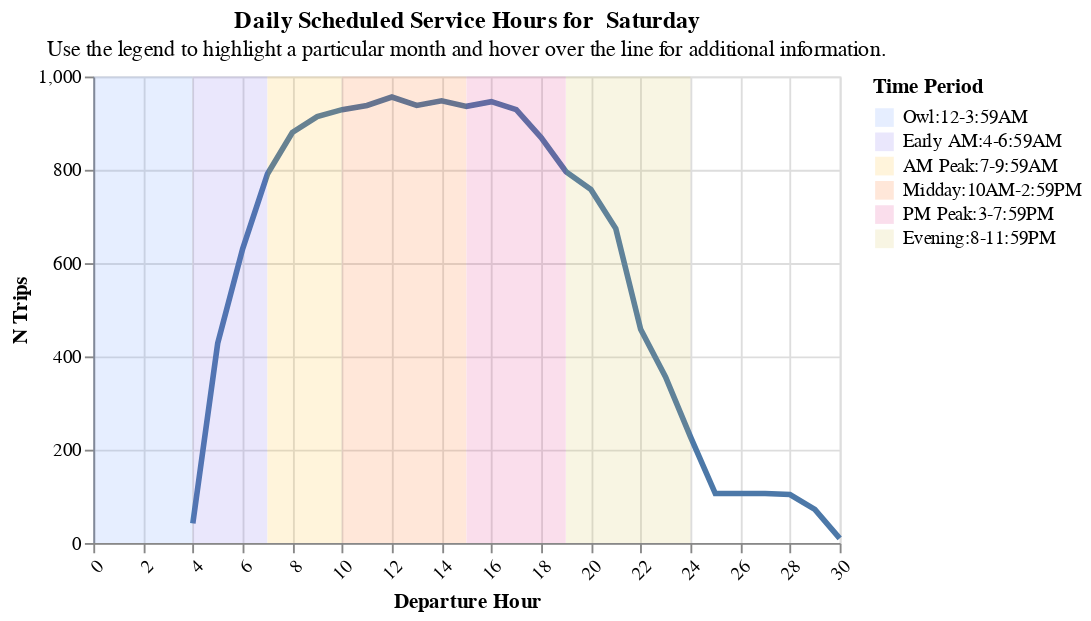

Notebook source saved alongside this figure:
### Code cell
create_hourly_summary(sf_only, "Saturday")

### Figure 1 — Vega-Lite specification as saved in the notebook (floating-point values rounded to 4 significant figures)
{"config": {"view": {"continuousWidth": 300, "continuousHeight": 300}}, "layer": [{"data": {"name": "data-ad1b53fd0b7fb0718e06d47c86dceb67"}, "mark": {"type": "line", "size": 3}, "encoding": {"x": {"axis": {"labelAngle": -45}, "field": "Departure Hour", "title": "Departure Hour", "type": "quantitative"}, "y": {"field": "N Trips", "title": "N Trips", "type": "quantitative"}}, "name": "view_3", "transform": [{"filter": {"param": "param_3"}}]}, {"data": {"name": "data-ed3e58c91c1826c4bca955698f66e78a"}, "mark": {"type": "rect", "opacity": 0.15}, "encoding": {"color": {"field": "Time Period", "scale": {"range": ["#5b8efd", "#765fec", "#fcb40e", "#fc5c04", "#dd217d", "#ccbb44", "#c5c5c4"]}, "sort": ["Owl:12-3:59AM", "Early AM:4-6:59AM", "AM Peak:7-9:59AM", "Midday:10AM-2:59PM", "PM Peak:3-7:59PM", "Evening:8-11:59PM"], "type": "nominal"}, "x": {"field": "start", "type": "quantitative"}, "x2": {"field": "stop"}, "y": {"value": 0}, "y2": {"value": 250}}}], "height": 250, "params": [{"name": "param_3", "select": {"type": "point", "fields": ["Date"]}, "bind": {"input": "select", "options": ["2025-08-01", "2025-09-01", "2025-10-01"], "name": "Dates: "}, "value": "2025-08-01", "views": ["view_3"]}], "resolve": {"scale": {"color": "independent"}}, "title": {"text": ["Daily Scheduled Service Hours for  Saturday"], "subtitle": ["Use the legend to highlight a particular month and hover over the line for additional information."]}, "width": 400, "$schema": "https://vega.github.io/schema/vega-lite/v5.20.1.json", "datasets": {"data-ad1b53fd0b7fb0718e06d47c86dceb67": [{"Analysis Name": "City and County of San Francisco", "Date": "2025-08-01", "Day Type": "Saturday", "Departure Hour": 4, "N Trips": 42}, {"Analysis Name": "City and County of San Francisco", "Date": "2025-08-01", "Day Type": "Saturday", "Departure Hour": 5, "N Trips": 428}, {"Analysis Name": "City and County of San Francisco", "Date": "2025-08-01", "Day Type": "Saturday", "Departure Hour": 6, "N Trips": 630}, {"Analysis Name": "City and County of San Francisco", "Date": "2025-08-01", "Day Type": "Saturday", "Departure Hour": 7, "N Trips": 791}, {"Analysis Name": "City and County of San Francisco", "Date": "2025-08-01", "Day Type": "Saturday", "Departure Hour": 8, "N Trips": 880}, {"Analysis Name": "City and County of San Francisco", "Date": "2025-08-01", "Day Type": "Saturday", "Departure Hour": 9, "N Trips": 914}, {"Analysis Name": "City and County of San Francisco", "Date": "2025-08-01", "Day Type": "Saturday", "Departure Hour": 10, "N Trips": 929}, {"Analysis Name": "City and County of San Francisco", "Date": "2025-08-01", "Day Type": "Saturday", "Departure Hour": 11, "N Trips": 938}, {"Analysis Name": "City and County of San Francisco", "Date": "2025-08-01", "Day Type": "Saturday", "Departure Hour": 12, "N Trips": 956}, {"Analysis Name": "City and County of San Francisco", "Date": "2025-08-01", "Day Type": "Saturday", "Departure Hour": 13, "N Trips": 938}, {"Analysis Name": "City and County of San Francisco", "Date": "2025-08-01", "Day Type": "Saturday", "Departure Hour": 14, "N Trips": 948}, {"Analysis Name": "City and County of San Francisco", "Date": "2025-08-01", "Day Type": "Saturday", "Departure Hour": 15, "N Trips": 936}, {"Analysis Name": "City and County of San Francisco", "Date": "2025-08-01", "Day Type": "Saturday", "Departure Hour": 16, "N Trips": 946}, {"Analysis Name": "City and County of San Francisco", "Date": "2025-08-01", "Day Type": "Saturday", "Departure Hour": 17, "N Trips": 929}, {"Analysis Name": "City and County of San Francisco", "Date": "2025-08-01", "Day Type": "Saturday", "Departure Hour": 18, "N Trips": 869}, {"Analysis Name": "City and County of San Francisco", "Date": "2025-08-01", "Day Type": "Saturday", "Departure Hour": 19, "N Trips": 796}, {"Analysis Name": "City and County of San Francisco", "Date": "2025-08-01", "Day Type": "Saturday", "Departure Hour": 20, "N Trips": 758}, {"Analysis Name": "City and County of San Francisco", "Date": "2025-08-01", "Day Type": "Saturday", "Departure Hour": 21, "N Trips": 674}, {"Analysis Name": "City and County of San Francisco", "Date": "2025-08-01", "Day Type": "Saturday", "Departure Hour": 22, "N Trips": 458}, {"Analysis Name": "City and County of San Francisco", "Date": "2025-08-01", "Day Type": "Saturday", "Departure Hour": 23, "N Trips": 356}, {"Analysis Name": "City and County of San Francisco", "Date": "2025-08-01", "Day Type": "Saturday", "Departure Hour": 24, "N Trips": 228}, {"Analysis Name": "City and County of San Francisco", "Date": "2025-08-01", "Day Type": "Saturday", "Departure Hour": 25, "N Trips": 106}, {"Analysis Name": "City and County of San Francisco", "Date": "2025-08-01", "Day Type": "Saturday", "Departure Hour": 26, "N Trips": 106}, {"Analysis Name": "City and County of San Francisco", "Date": "2025-08-01", "Day Type": "Saturday", "Departure Hour": 27, "N Trips": 106}, {"Analysis Name": "City and County of San Francisco", "Date": "2025-08-01", "Day Type": "Saturday", "Departure Hour": 28, "N Trips": 104}, {"Analysis Name": "City and County of San Francisco", "Date": "2025-08-01", "Day Type": "Saturday", "Departure Hour": 29, "N Trips": 72}, {"Analysis Name": "City and County of San Francisco", "Date": "2025-08-01", "Day Type": "Saturday", "Departure Hour": 30, "N Trips": 10}, {"Analysis Name": "City and County of San Francisco", "Date": "2025-09-01", "Day Type": "Saturday", "Departure Hour": 4, "N Trips": 21}, {"Analysis Name": "City and County of San Francisco", "Date": "2025-09-01", "Day Type": "Saturday", "Departure Hour": 5, "N Trips": 214}, {"Analysis Name": "City and County of San Francisco", "Date": "2025-09-01", "Day Type": "Saturday", "Departure Hour": 6, "N Trips": 315}, {"Analysis Name": "City and County of San Francisco", "Date": "2025-09-01", "Day Type": "Saturday", "Departure Hour": 7, "N Trips": 396}, {"Analysis Name": "City and County of San Francisco", "Date": "2025-09-01", "Day Type": "Saturday", "Departure Hour": 8, "N Trips": 440}, {"Analysis Name": "City and County of San Francisco", "Date": "2025-09-01", "Day Type": "Saturday", "Departure Hour": 9, "N Trips": 464}, {"Analysis Name": "City and County of San Francisco", "Date": "2025-09-01", "Day Type": "Saturday", "Departure Hour": 10, "N Trips": 472}, {"Analysis Name": "City and County of San Francisco", "Date": "2025-09-01", "Day Type": "Saturday", "Departure Hour": 11, "N Trips": 477}, {"Analysis Name": "City and County of San Francisco", "Date": "2025-09-01", "Day Type": "Saturday", "Departure Hour": 12, "N Trips": 486}, {"Analysis Name": "City and County of San Francisco", "Date": "2025-09-01", "Day Type": "Saturday", "Departure Hour": 13, "N Trips": 477}, {"Analysis Name": "City and County of San Francisco", "Date": "2025-09-01", "Day Type": "Saturday", "Departure Hour": 14, "N Trips": 482}, {"Analysis Name": "City and County of San Francisco", "Date": "2025-09-01", "Day Type": "Saturday", "Departure Hour": 15, "N Trips": 476}, {"Analysis Name": "City and County of San Francisco", "Date": "2025-09-01", "Day Type": "Saturday", "Departure Hour": 16, "N Trips": 481}, {"Analysis Name": "City and County of San Francisco", "Date": "2025-09-01", "Day Type": "Saturday", "Departure Hour": 17, "N Trips": 473}, {"Analysis Name": "City and County of San Francisco", "Date": "2025-09-01", "Day Type": "Saturday", "Departure Hour": 18, "N Trips": 434}, {"Analysis Name": "City and County of San Francisco", "Date": "2025-09-01", "Day Type": "Saturday", "Departure Hour": 19, "N Trips": 398}, {"Analysis Name": "City and County of San Francisco", "Date": "2025-09-01", "Day Type": "Saturday", "Departure Hour": 20, "N Trips": 379}, {"Analysis Name": "City and County of San Francisco", "Date": "2025-09-01", "Day Type": "Saturday", "Departure Hour": 21, "N Trips": 337}, {"Analysis Name": "City and County of San Francisco", "Date": "2025-09-01", "Day Type": "Saturday", "Departure Hour": 22, "N Trips": 229}, {"Analysis Name": "City and County of San Francisco", "Date": "2025-09-01", "Day Type": "Saturday", "Departure Hour": 23, "N Trips": 178}, {"Analysis Name": "City and County of San Francisco", "Date": "2025-09-01", "Day Type": "Saturday", "Departure Hour": 24, "N Trips": 114}, {"Analysis Name": "City and County of San Francisco", "Date": "2025-09-01", "Day Type": "Saturday", "Departure Hour": 25, "N Trips": 53}, {"Analysis Name": "City and County of San Francisco", "Date": "2025-09-01", "Day Type": "Saturday", "Departure Hour": 26, "N Trips": 53}, {"Analysis Name": "City and County of San Francisco", "Date": "2025-09-01", "Day Type": "Saturday", "Departure Hour": 27, "N Trips": 53}, {"Analysis Name": "City and County of San Francisco", "Date": "2025-09-01", "Day Type": "Saturday", "Departure Hour": 28, "N Trips": 52}, {"Analysis Name": "City and County of San Francisco", "Date": "2025-09-01", "Day Type": "Saturday", "Departure Hour": 29, "N Trips": 36}, {"Analysis Name": "City and County of San Francisco", "Date": "2025-09-01", "Day Type": "Saturday", "Departure Hour": 30, "N Trips": 5}, {"Analysis Name": "City and County of San Francisco", "Date": "2025-10-01", "Day Type": "Saturday", "Departure Hour": 4, "N Trips": 21}, {"Analysis Name": "City and County of San Francisco", "Date": "2025-10-01", "Day Type": "Saturday", "Departure Hour": 5, "N Trips": 214}, {"Analysis Name": "City and County of San Francisco", "Date": "2025-10-01", "Day Type": "Saturday", "Departure Hour": 6, "N Trips": 315}, {"Analysis Name": "City and County of San Francisco", "Date": "2025-10-01", "Day Type": "Saturday", "Departure Hour": 7, "N Trips": 396}, {"Analysis Name": "City and County of San Francisco", "Date": "2025-10-01", "Day Type": "Saturday", "Departure Hour": 8, "N Trips": 440}, {"Analysis Name": "City and County of San Francisco", "Date": "2025-10-01", "Day Type": "Saturday", "Departure Hour": 9, "N Trips": 464}, {"Analysis Name": "City and County of San Francisco", "Date": "2025-10-01", "Day Type": "Saturday", "Departure Hour": 10, "N Trips": 472}, {"Analysis Name": "City and County of San Francisco", "Date": "2025-10-01", "Day Type": "Saturday", "Departure Hour": 11, "N Trips": 477}, {"Analysis Name": "City and County of San Francisco", "Date": "2025-10-01", "Day Type": "Saturday", "Departure Hour": 12, "N Trips": 486}, {"Analysis Name": "City and County of San Francisco", "Date": "2025-10-01", "Day Type": "Saturday", "Departure Hour": 13, "N Trips": 477}, {"Analysis Name": "City and County of San Francisco", "Date": "2025-10-01", "Day Type": "Saturday", "Departure Hour": 14, "N Trips": 482}, {"Analysis Name": "City and County of San Francisco", "Date": "2025-10-01", "Day Type": "Saturday", "Departure Hour": 15, "N Trips": 476}, {"Analysis Name": "City and County of San Francisco", "Date": "2025-10-01", "Day Type": "Saturday", "Departure Hour": 16, "N Trips": 481}, {"Analysis Name": "City and County of San Francisco", "Date": "2025-10-01", "Day Type": "Saturday", "Departure Hour": 17, "N Trips": 473}, {"Analysis Name": "City and County of San Francisco", "Date": "2025-10-01", "Day Type": "Saturday", "Departure Hour": 18, "N Trips": 434}, {"Analysis Name": "City and County of San Francisco", "Date": "2025-10-01", "Day Type": "Saturday", "Departure Hour": 19, "N Trips": 398}, {"Analysis Name": "City and County of San Francisco", "Date": "2025-10-01", "Day Type": "Saturday", "Departure Hour": 20, "N Trips": 379}, {"Analysis Name": "City and County of San Francisco", "Date": "2025-10-01", "Day Type": "Saturday", "Departure Hour": 21, "N Trips": 337}, {"Analysis Name": "City and County of San Francisco", "Date": "2025-10-01", "Day Type": "Saturday", "Departure Hour": 22, "N Trips": 229}, {"Analysis Name": "City and County of San Francisco", "Date": "2025-10-01", "Day Type": "Saturday", "Departure Hour": 23, "N Trips": 178}, {"Analysis Name": "City and County of San Francisco", "Date": "2025-10-01", "Day Type": "Saturday", "Departure Hour": 24, "N Trips": 114}, {"Analysis Name": "City and County of San Francisco", "Date": "2025-10-01", "Day Type": "Saturday", "Departure Hour": 25, "N Trips": 53}, {"Analysis Name": "City and County of San Francisco", "Date": "2025-10-01", "Day Type": "Saturday", "Departure Hour": 26, "N Trips": 53}, {"Analysis Name": "City and County of San Francisco", "Date": "2025-10-01", "Day Type": "Saturday", "Departure Hour": 27, "N Trips": 53}, {"Analysis Name": "City and County of San Francisco", "Date": "2025-10-01", "Day Type": "Saturday", "Departure Hour": 28, "N Trips": 52}, {"Analysis Name": "City and County of San Francisco", "Date": "2025-10-01", "Day Type": "Saturday", "Departure Hour": 29, "N Trips": 36}, {"Analysis Name": "City and County of San Francisco", "Date": "2025-10-01", "Day Type": "Saturday", "Departure Hour": 30, "N Trips": 5}], "data-ed3e58c91c1826c4bca955698f66e78a": [{"index": 0, "start": 0, "stop": 3.99, "Time Period": "Owl:12-3:59AM"}, {"index": 1, "start": 4, "stop": 6.99, "Time Period": "Early AM:4-6:59AM"}, {"index": 2, "start": 7, "stop": 9.99, "Time Period": "AM Peak:7-9:59AM"}, {"index": 3, "start": 10, "stop": 14.99, "Time Period": "Midday:10AM-2:59PM"}, {"index": 4, "start": 15, "stop": 18.99, "Time Period": "PM Peak:3-7:59PM"}, {"index": 5, "start": 19, "stop": 24.0, "Time Period": "Evening:8-11:59PM"}]}}
